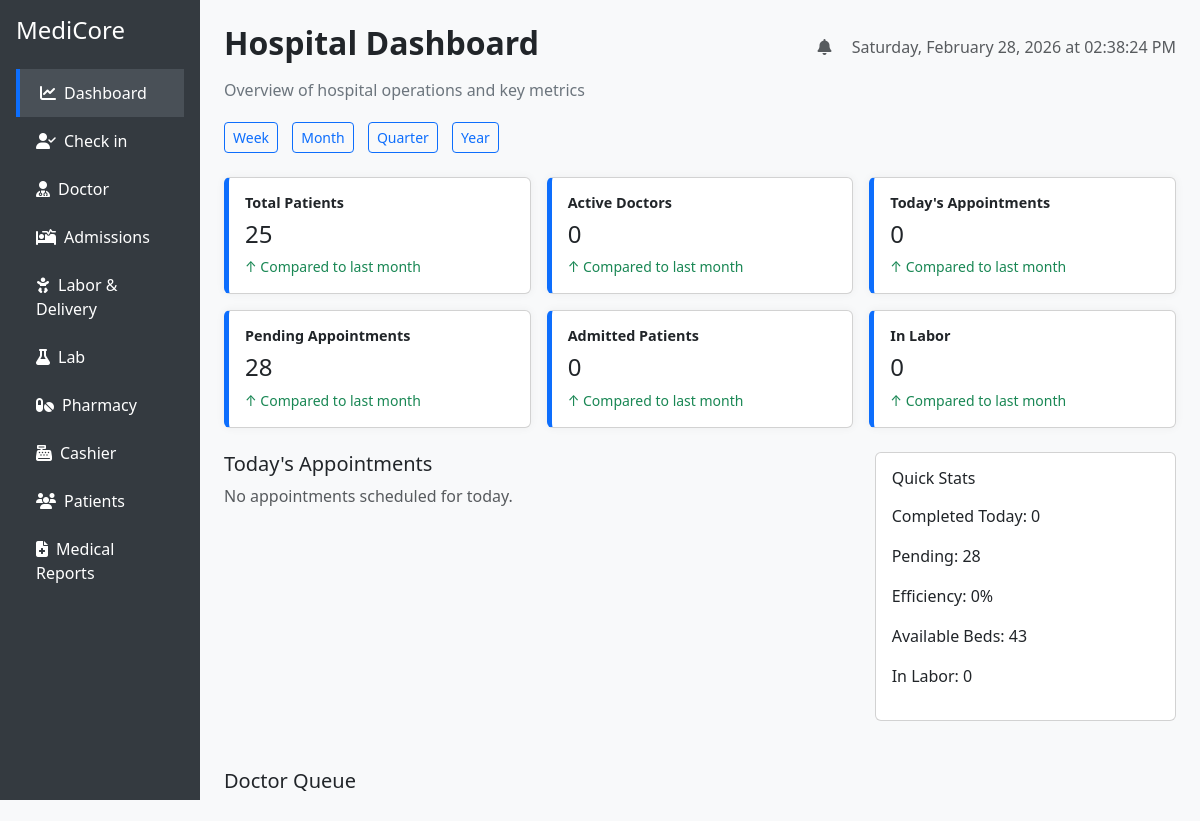
Before: / with the older database file.
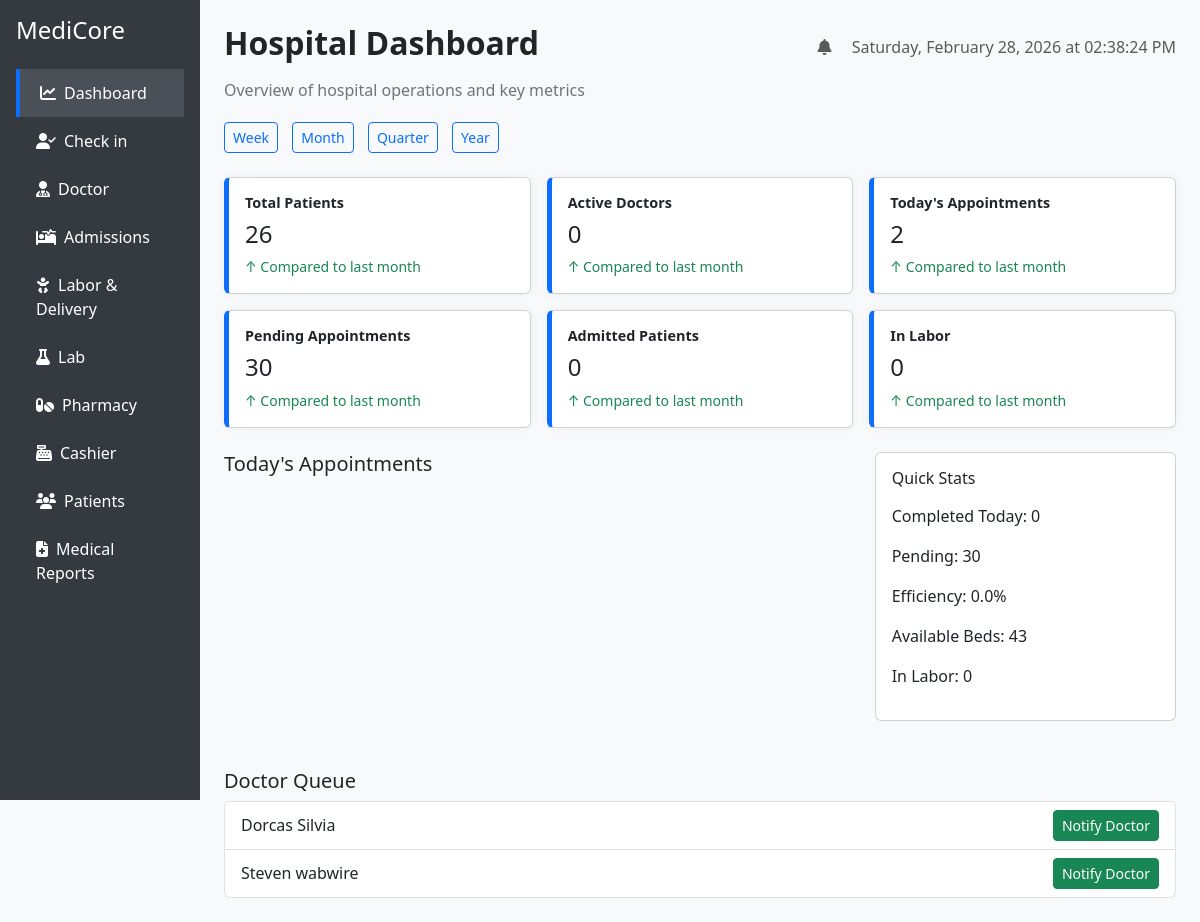
After: the same page with the newer database file.
### tables this page shows
CREATE TABLE appointments (
  id INTEGER PRIMARY KEY AUTOINCREMENT,
  patient_id INTEGER,
  doctor_id INTEGER,
  appointment_date TEXT,
  duration_minutes INTEGER,
  status TEXT,
  appointment_type TEXT,
  notes TEXT,
  is_active INTEGER DEFAULT 1,
  created_at TEXT,
  updated_at TEXT
);

### app.py (the view)
@app.route('/')
def dashboard():
    db = get_db()
    today_sql = datetime.now().strftime('%Y-%m-%d')
    today_display = datetime.now().strftime('%A, %B %d, %Y')
    stats = {
        'total_patients': db.execute(
            "SELECT COUNT(*) FROM patients WHERE is_active = 1"
        ).fetchone()[0],
        'total_doctors': db.execute(
            "SELECT COUNT(*) FROM doctors WHERE is_active = 1"
        ).fetchone()[0],
        'today_appointments': db.execute(
            "SELECT COUNT(*) FROM appointments WHERE DATE(appointment_date) = ?",
            (today_sql,)
        ).fetchone()[0],
        'pending_appointments': db.execute(
            "SELECT COUNT(*) FROM appointments WHERE status IN ('scheduled', 'confirmed')"
        ).fetchone()[0],
        'completed_appointments_today': db.execute(
            "SELECT COUNT(*) FROM appointments WHERE DATE(appointment_date) = ? AND status = 'completed'",
            (today_sql,)
        ).fetchone()[0],
        'admitted_patients': db.execute(
            "SELECT COUNT(*) FROM patients WHERE admission_status = 'admitted'"
        ).fetchone()[0],
        'in_labor': db.execute(
            "SELECT COUNT(*) FROM patients WHERE labor_status = 'active'"
        ).fetchone()[0],
        'available_beds': db.execute(
            "SELECT COUNT(*) FROM beds WHERE status = 'available'"
        ).fetchone()[0],
        'efficiency': 0
    }
    if stats['today_appointments'] > 0:
        stats['efficiency'] = round(
            (stats['completed_appointments_today'] / stats['today_appointments']) * 100, 2
        )
    queue = db.execute("""
        SELECT a.id, p.first_name || ' ' || p.last_name AS patient_name, a.status
        FROM appointments a
        JOIN patients p ON a.patient_id = p.id
        WHERE DATE(a.appointment_date) = ? AND a.status IN ('scheduled', 'confirmed')
        ORDER BY a.appointment_date ASC
    """, (today_sql,)).fetchall()
    appointments = db.execute("""
        SELECT a.*,
               p.first_name || ' ' || p.last_name AS patient_name,
               d.first_name || ' ' || d.last_name AS doctor_name,
               strftime('%H:%M', a.appointment_date) AS time
        FROM appointments a
        JOIN patients p ON a.patient_id = p.id
        JOIN doctors d ON a.doctor_id = d.id
        WHERE DATE(a.appointment_date) = ?
        ORDER BY a.appointment_date ASC
    """, (today_sql,)).fetchall()
    return render_template(
        'dashboard.html',
        stats=stats,
        appointments=appointments,
        queue=queue,
        current_date=today_display
    )

### app.py (called while the page is built)
def get_db():
    conn = sqlite3.connect('hospital.db')
    conn.row_factory = sqlite3.Row
    return conn

### templates/dashboard.html (shortened to what the changed rows need)
<!DOCTYPE html>
<html lang="en">
<head>
  <link href="https://cdn.jsdelivr.net/npm/bootstrap@5.3.0/dist/css/bootstrap.min.css" rel="stylesheet">
  <link href="https://cdnjs.cloudflare.com/ajax/libs/font-awesome/6.4.0/css/all.min.css" rel="stylesheet">
</head>
<body>
  <div class="container-fluid">
    <div class="row">
      <div class="col-md-10 p-4">
        <div class="d-flex justify-content-between align-items-center mb-2">
          <h2 class="fw-bold">Hospital Dashboard</h2>
        </div>
        <div class="row g-3 mb-4">
          {% for label, value in [
            ('Total Patients', stats.total_patients),
            ('Active Doctors', stats.total_doctors),
            ("Today's Appointments", stats.today_appointments),
            ('Pending Appointments', stats.pending_appointments),
            ('Admitted Patients', stats.admitted_patients),
            ('In Labor', stats.in_labor)
          ] %}
          <div class="col-md-4">
            <div class="card metric-card p-3">
              <h6 class="card-title">{{ label }}</h6>
              <h4>{{ value }}</h4>
              <small class="text-success">↑ Compared to last month</small>
            </div>
          </div>
          {% endfor %}
        </div>
        <div class="row">
          <div class="col-md-8">
            <h5>Today's Appointments</h5>
            {% if stats.today_appointments == 0 %}
              <p class="text-muted">No appointments scheduled for today.</p>
            {% endif %}
          </div>
          <div class="col-md-4">
            <div class="card p-3">
              <h6 class="mb-3">Quick Stats</h6>
              <p>Completed Today: {{ stats.completed_appointments_today }}</p>
              <p>Pending: {{ stats.pending_appointments }}</p>
              <p>Efficiency: {{ stats.efficiency }}%</p>
              <p>Available Beds: {{ stats.available_beds }}</p>
              <p>In Labor: {{ stats.in_labor }}</p>
            </div>
          </div>
        </div>
        <div class="mt-5">
          <ul class="list-group">
            {% for item in queue %}
              <li class="list-group-item d-flex justify-content-between align-items-center">
                {{ item.patient_name }}
                <a href="{{ url_for('notify_doctor_ready', appointment_id=item.id) }}" class="btn btn-sm btn-success">Notify Doctor</a>
              </li>
            {% endfor %}
          </ul>
        </div>
      </div>
    </div>
  </div>
</body>
</html>

Changed rows visible on the page:
added appointments: patient_name "Dorcas Silvia"
added appointments: patient_name "Steven wabwire"
Other visible differences:
{{ stats.pending_appointments }}: "28" → "30"
{{ stats.efficiency }}: "0" → "0.0"
new list line: "Total Patients 26 ↑ Compared to last month"
new list line: "Today's Appointments 2 ↑ Compared to last month"
new list line: "Pending Appointments 30 ↑ Compared to last month"
list line gone: "Total Patients 25 ↑ Compared to last month"
list line gone: "Today's Appointments 0 ↑ Compared to last month"
list line gone: "Pending Appointments 28 ↑ Compared to last month"
text no longer shown: "No appointments scheduled for today."
